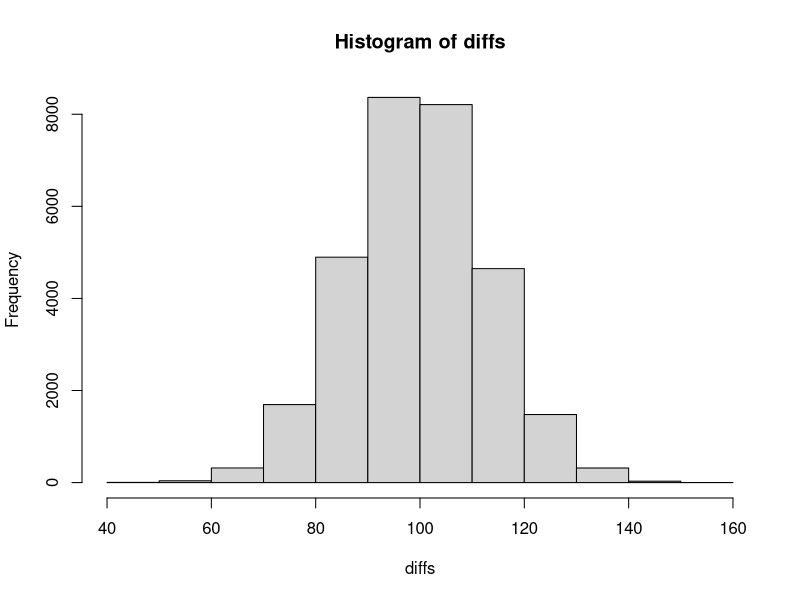

Write R code to recreate this figure.
## ---- chunk 1
coin_variance <- (1 - 3.5)^2 * (1/6) +
  (2 - 3.5)^2 * (1/6) +
  (3 - 3.5)^2 * (1/6) +
  (4 - 3.5)^2 * (1/6) +
  (5 - 3.5)^2 * (1/6) +
  (6 - 3.5)^2 * (1/6)

coin_variance

coin_sd <- sqrt(coin_variance)

coin_sd
## ---- chunk 2
surgery_variance <-
  (0 - .29)^2 * (0.8) +
  (1 - .29)^2 * (0.13) +
  (2 - .29)^2 * (0.05) +
  (3 - .29)^2 * (0.02)

surgery_sd <- sqrt(surgery_variance)

surgery_sd
## ---- chunk 3
choose(5, 1) * (0.5) * (0.5)^4

# equivalent
dbinom(1, size = 5, prob = 0.5)
## ---- chunk 4
150 * 0.5

sqrt(150 * 0.5 * (1 - 0.5))

75 - sqrt(150 * 0.5 * (1 - 0.5))
## ---- chunk 5
(0.95 - 1.0) / 0.1
## ---- chunk 6
pnorm(0)
## ---- chunk 7
100 * 0.2

sqrt(100 * 0.2 * (1 - 0.2))

#  next part

z <- (20 - 20) / 4

pnorm(0)
## ---- chunk 8
# What is the Z value that corresponds to 5% area in the right-hand tail of a
# standard normal distribution?
qnorm(.95)

# What is the T value that corresponds to 5% area in the right-hand tail of a T
# distribution with 15 degrees of freedom?
qt(.95, 15)

## ---- chunk 9
(0 * 0) + (1 * 0.2) + (2 * 0.3) + (3 * 0.3) + (4 * 0.1) + (5 * 0.1)
## ---- chunk 10
vals <- 0:5
probs <- c(0.0, 0.2, 0.3, 0.3, 0.1, 0.1)

# using expected value as the mean
m <- 2.6

variance <- (0 - m)^2 * 0 + (1 - m)^2 * 0.2 + (2 - m)^2 * 0.3 + (3 - m)^2 * 0.3 + (4 - m)^2 * 0.1 + (5 - m)^2 * 0.1

variance

sqrt(variance)
## ---- chunk 11
z <- (20 - 35.4) / 9.6

pnorm(z) * 100
## ---- chunk 12
lower <- (20 - 35.4) / 9.6
upper <- (50 - 35.4) / 9.6

lower_p <- pnorm(lower) * 100
upper_p <- pnorm(upper) * 100

upper_p - lower_p
## ---- chunk 13
z <- qnorm(0.1)

z


## ---- chunk 14
dbinom(3, size = 8, prob = 0.25) * 100
## ---- chunk 15
pbinom(2, size = 8, prob = 0.25) * 100

round((pbinom(2, size = 8, prob = 0.25) * 100), 1)
## ---- chunk 16
p_win <- 1 / 10e6
p_lose <- 1 - p_win

ev <- (p_win * 10e6) + p_lose * -5

ev
## ---- chunk 17
pbinom(58, 100, prob = 0.5, lower.tail = FALSE)
## ---- chunk 18
fifth <- qnorm(0.05)

twenty_fifth <- qnorm(0.25)

## ---- chunk 19
p_placebo <- rbinom(1, size = 1000, prob = 0.15)
p_vacc <- rbinom(1, size = 1000, prob = 0.05)

p_placebo - p_vacc
## ---- chunk 20
n_reps <- 30000

diffs <- vector("integer", length = n_reps)

for (i in 1:n_reps) {
  p_placebo <- rbinom(1, size = 1000, prob = 0.15)
  p_vacc <- rbinom(1, size = 1000, prob = 0.05)
  
  diffs[[i]] <- p_placebo - p_vacc
}

hist(diffs)
## ---- chunk 21
sd(diffs)
